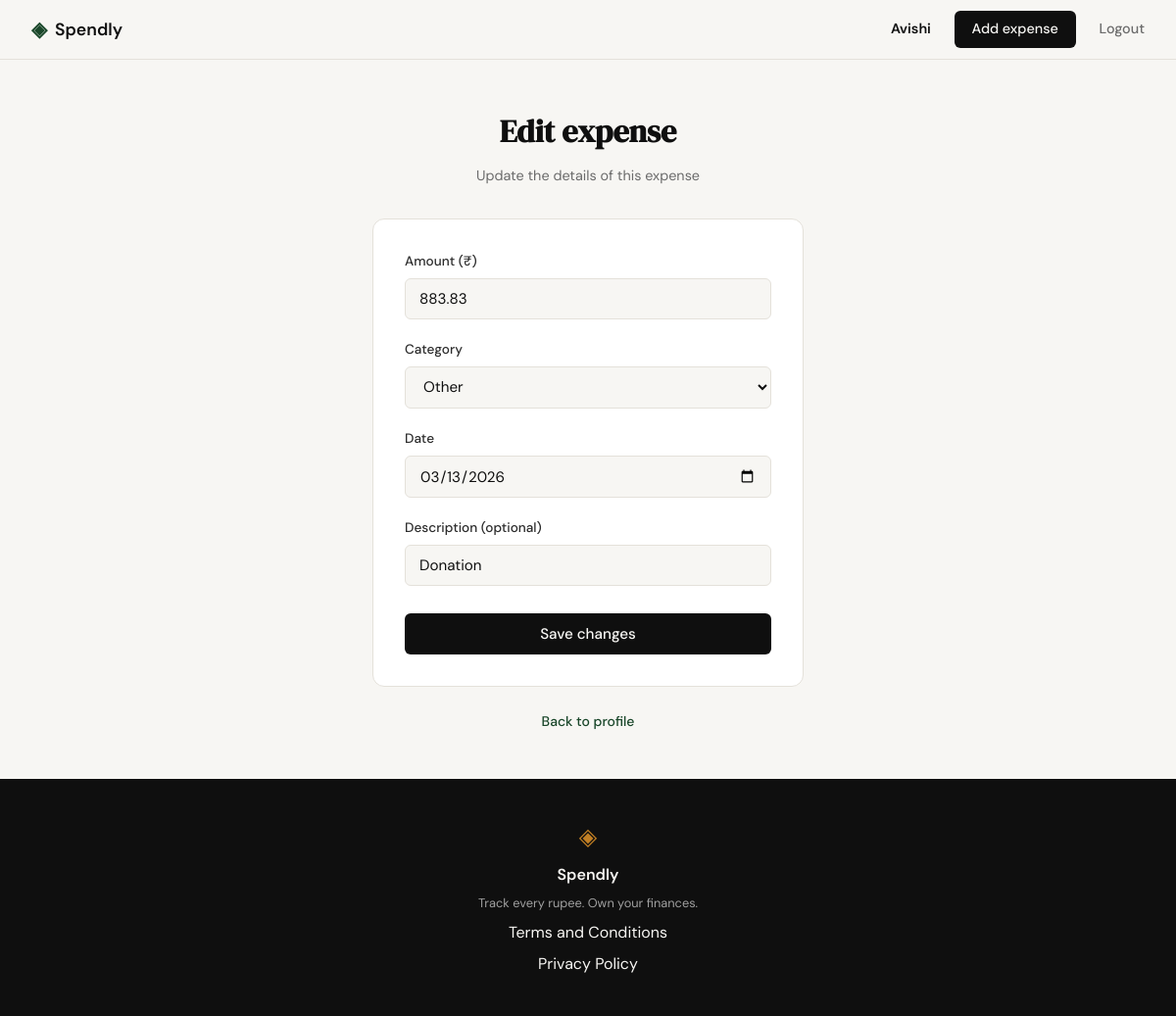
Screenshot of /expenses/15/edit (signed in) with the database file from the repository.
### tables this page shows
CREATE TABLE users (
    id            INTEGER PRIMARY KEY AUTOINCREMENT,
    name          TEXT NOT NULL,
    email         TEXT NOT NULL UNIQUE,
    password_hash TEXT NOT NULL,
    created_at    TEXT NOT NULL DEFAULT (datetime('now'))
);

CREATE TABLE expenses (
    id          INTEGER PRIMARY KEY AUTOINCREMENT,
    user_id     INTEGER NOT NULL REFERENCES users(id),
    amount      REAL    NOT NULL,
    category    TEXT    NOT NULL,
    date        TEXT    NOT NULL,          -- 'YYYY-MM-DD'
    description TEXT,
    created_at  TEXT    NOT NULL DEFAULT (datetime('now'))
);

### app.py (the view, shortened to what this page needs)
@app.route("/expenses/<int:id>/edit", methods=["GET", "POST"])
@login_required
def edit_expense(id):
    conn = get_db()
    try:
        expense = conn.execute(
            "SELECT * FROM expenses WHERE id = ? AND user_id = ?",
            (id, g.user["id"]),
        ).fetchone()
        if expense is None:
            abort(404)
        return render_template(
            "edit_expense.html",
            error=None,
            categories=EXPENSE_CATEGORIES,
            expense=expense,
            form={
                "amount": expense["amount"],
                "category": expense["category"],
                "date": expense["date"],
                "description": expense["description"] or "",
            },
        )
    finally:
        conn.close()

### app.py (called while the page is built)
@app.before_request
def load_logged_in_user():
    user_id = session.get("user_id")
    if user_id is None:
        g.user = None
        return
    conn = get_db()
    try:
        g.user = conn.execute(
            "SELECT id, name, email, created_at FROM users WHERE id = ?", (user_id,)
        ).fetchone()
    finally:
        conn.close()

@app.context_processor
def inject_current_user():
    return {"current_user": g.get("user")}

def login_required(view):
    @wraps(view)
    def wrapped(*args, **kwargs):
        if g.user is None:
            return redirect(url_for("login"))
        return view(*args, **kwargs)
    return wrapped

### database/db.py (called while the page is built)
def get_db():
    conn = sqlite3.connect(DB_PATH)
    conn.row_factory = sqlite3.Row
    conn.execute("PRAGMA foreign_keys = ON")
    return conn

### templates/edit_expense.html (shortened to what this page needs)
{% extends "base.html" %}
{% block content %}
<section class="auth-section">
    <div class="auth-container">
        <div class="auth-header">
            <h1 class="auth-title">Edit expense</h1>
            <p class="auth-subtitle">Update the details of this expense</p>
        </div>
        <div class="auth-card">
            <form method="POST" action="{{ url_for('edit_expense', id=expense.id) }}">
                <div class="form-group">
                    <label for="amount">Amount (₹)</label>
                    <input type="number" id="amount" name="amount"
                           class="form-input" step="0.01" min="0.01"
                           placeholder="0.00"
                           value="{{ form.get('amount', '') }}"
                           required autofocus>
                </div>
                <div class="form-group">
                    <label for="category">Category</label>
                    <select id="category" name="category" class="form-input" required>
                        {% for cat in categories %}
                        <option value="{{ cat }}" {{ 'selected' if form.get('category') == cat else '' }}>{{ cat }}</option>
                        {% endfor %}
                    </select>
                </div>
                <div class="form-group">
                    <label for="date">Date</label>
                    <input type="date" id="date" name="date"
                           class="form-input"
                           value="{{ form.get('date', '') }}"
                           required>
                </div>
                <div class="form-group">
                    <label for="description">Description (optional)</label>
                    <input type="text" id="description" name="description"
                           class="form-input" placeholder="e.g. Groceries"
                           maxlength="200"
                           value="{{ form.get('description', '') }}">
                </div>
                <button type="submit" class="btn-submit">Save changes</button>
            </form>
        </div>
        <p class="auth-switch">
            <a href="{{ url_for('profile') }}">Back to profile</a>
        </p>
    </div>
</section>
{% endblock %}

### templates/base.html (shortened to what this page needs)
<!DOCTYPE html>
<html lang="en">
<head>
    <link rel="stylesheet" href="{{ url_for('static', filename='css/style.css') }}">
</head>
<body>
    <nav class="navbar">
        <div class="nav-inner">
            <a href="{{ url_for('landing') }}" class="nav-brand">
                <span class="brand-icon">◈</span>
                <span class="brand-name">Spendly</span>
            </a>
            <div class="nav-links">
                {% if current_user %}
                <a href="{{ url_for('profile') }}" class="nav-user">{{ current_user.name }}</a>
                <a href="{{ url_for('add_expense') }}" class="nav-cta">Add expense</a>
                <a href="{{ url_for('logout') }}">Logout</a>
                {% else %}
                <a href="{{ url_for('login') }}">Sign in</a>
                <a href="{{ url_for('register') }}" class="nav-cta">Get started</a>
                {% endif %}
            </div>
        </div>
    </nav>
    <main class="main-content">
        {% block content %}{% endblock %}
    </main>
    <footer class="footer">
        <div class="footer-inner">
            <span class="brand-icon">◈</span>
            <span class="footer-name">Spendly</span>
            <p class="footer-copy">Track every rupee. Own your finances.</p>
            <a href="{{ url_for('terms') }}">Terms and Conditions</a>
            <a href="{{ url_for('privacy') }}">Privacy Policy</a>
        </div>
    </footer>
</body>
</html>

### static/css/style.css (style rules this page uses)
:root { --ink: #0f0f0f; --ink-soft: #2d2d2d; --ink-muted: #6b6b6b; --ink-faint: #a0a0a0; --paper: #f7f6f3; --paper-warm: #f0ede6; --paper-card: #ffffff; --accent: #1a472a; --accent-light: #e8f0eb; --accent-2: #c17f24; --accent-2-light: #fdf3e3; --danger: #c0392b; --danger-light: #fdecea; --border: #e4e1da; --border-soft: #eeebe4; --font-display: 'DM Serif Display', Georgia, serif; --font-body: 'DM Sans', system-ui, sans-serif; --max-width: 1200px; --auth-width: 440px; --radius-sm: 6px; --radius-md: 12px; --radius-lg: 20px; }
*, *::before, *::after { box-sizing: border-box; margin: 0; padding: 0; }
html { font-size: 16px; scroll-behavior: smooth; }
body { background: var(--paper); color: var(--ink); font-family: var(--font-body); font-size: 1rem; line-height: 1.6; -webkit-font-smoothing: antialiased; }
a { color: inherit; text-decoration: none; }
.navbar { position: sticky; top: 0; z-index: 100; background: var(--paper); border-bottom: 1px solid var(--border); padding: 0 2rem; }
.nav-inner { max-width: var(--max-width); margin: 0 auto; height: 60px; display: flex; align-items: center; justify-content: space-between; }
.nav-brand { display: flex; align-items: center; gap: 0.5rem; font-family: var(--font-body); font-weight: 600; font-size: 1.1rem; color: var(--ink); }
.brand-icon { color: var(--accent); font-size: 1.3rem; }
.brand-name { color: var(--ink); }
.nav-links { display: flex; align-items: center; gap: 1.5rem; font-size: 0.9rem; font-weight: 500; }
.nav-links a { color: var(--ink-muted); transition: color 0.2s; }
.nav-links a.nav-user { color: var(--ink); font-weight: 600; }
.nav-cta { background: var(--ink) !important; color: var(--paper) !important; padding: 0.45rem 1.1rem; border-radius: var(--radius-sm); transition: background 0.2s !important; }
.main-content { min-height: calc(100vh - 60px - 100px); }
.auth-section { min-height: calc(100vh - 60px - 100px); display: flex; align-items: center; justify-content: center; padding: 3rem 2rem; }
.auth-container { width: 100%; max-width: var(--auth-width); }
.auth-header { text-align: center; margin-bottom: 2rem; }
.auth-title { font-family: var(--font-display); font-size: 2rem; color: var(--ink); margin-bottom: 0.5rem; }
.auth-subtitle { font-size: 0.9rem; color: var(--ink-muted); }
.auth-card { background: var(--paper-card); border: 1px solid var(--border); border-radius: var(--radius-md); padding: 2rem; margin-bottom: 1.5rem; }
.form-group { margin-bottom: 1.25rem; }
.form-group label { display: block; font-size: 0.85rem; font-weight: 500; color: var(--ink-soft); margin-bottom: 0.4rem; }
.form-input { width: 100%; padding: 0.6rem 0.875rem; border: 1px solid var(--border); border-radius: var(--radius-sm); font-family: var(--font-body); font-size: 0.95rem; color: var(--ink); background: var(--paper); outline: none; transition: border-color 0.2s; }
.form-input::placeholder { color: var(--ink-faint); }
.btn-submit { width: 100%; padding: 0.7rem; background: var(--ink); color: var(--paper); border: none; border-radius: var(--radius-sm); font-family: var(--font-body); font-size: 0.95rem; font-weight: 500; cursor: pointer; transition: background 0.2s; margin-top: 0.5rem; }
.auth-switch { text-align: center; font-size: 0.875rem; color: var(--ink-muted); }
.auth-switch a { color: var(--accent); font-weight: 500; }
.footer { background: var(--ink); color: var(--paper); padding: 2.5rem 2rem; text-align: center; }
.footer-inner { display: flex; flex-direction: column; align-items: center; gap: 0.4rem; }
.footer .brand-icon { color: var(--accent-2); font-size: 1.5rem; }
.footer-name { font-weight: 600; font-size: 1rem; }
.footer-copy { font-size: 0.8rem; color: var(--ink-faint); }

### rows the page displays
users: name "Avishi"
expenses: amount "883.83", date "03/13/2026", description "Donation"

### other values shown
form field category "Other"
